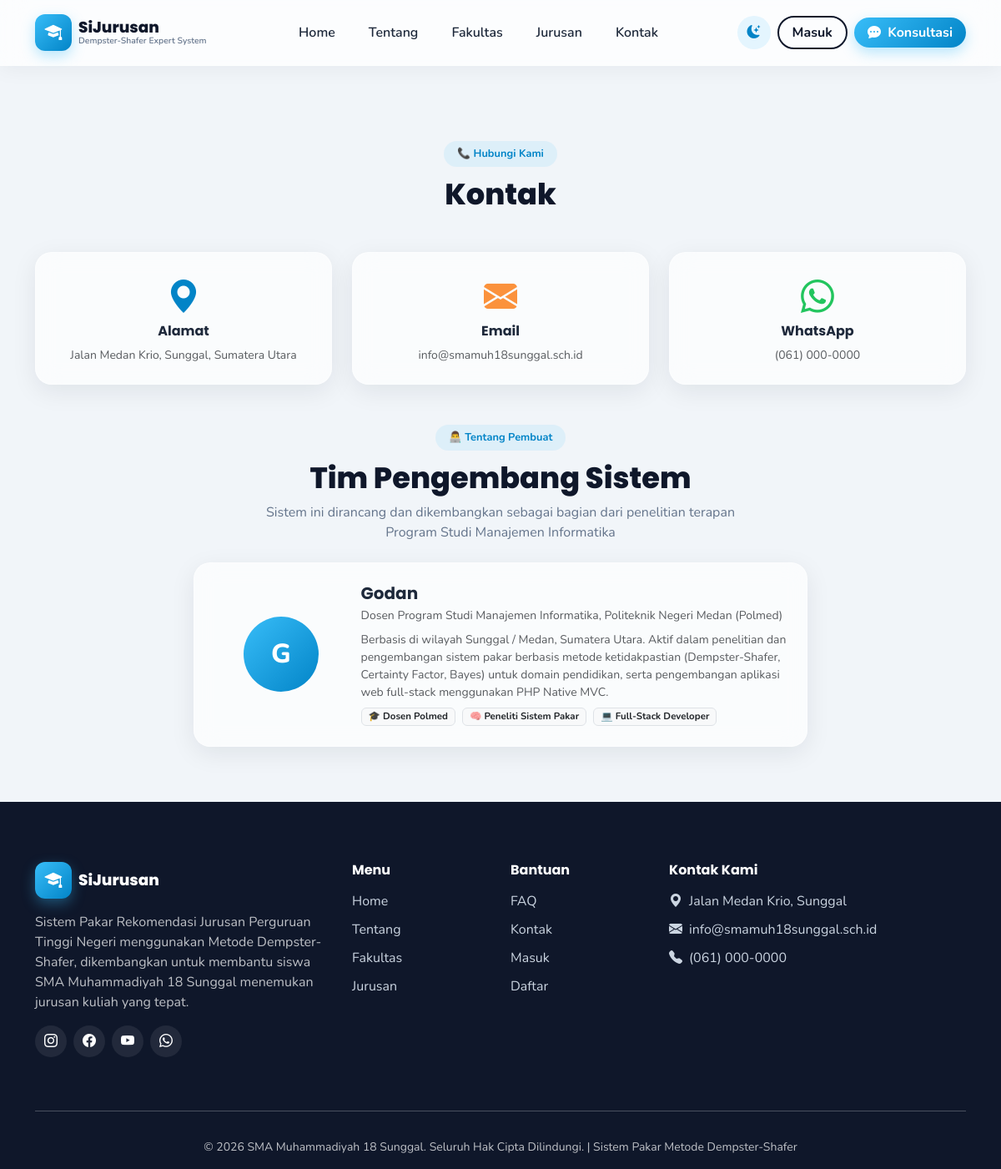
The app's page /home/kontak with its own data.
### tables this page shows
CREATE TABLE `pengembang` (
  `id_pengembang` INT UNSIGNED AUTO_INCREMENT PRIMARY KEY,
  `nama` VARCHAR(100) NOT NULL,
  `jabatan` VARCHAR(255) DEFAULT NULL,
  `bio` TEXT,
  `keahlian` VARCHAR(500) DEFAULT NULL COMMENT 'Dipisah tanda |',
  `foto` VARCHAR(255) DEFAULT NULL,
  `urutan` INT DEFAULT 0,
  `status` ENUM('aktif','nonaktif') NOT NULL DEFAULT 'aktif',
  `created_at` TIMESTAMP DEFAULT CURRENT_TIMESTAMP,
  `updated_at` TIMESTAMP DEFAULT CURRENT_TIMESTAMP ON UPDATE CURRENT_TIMESTAMP
);

### core/Controller.php (called while the page is built, shortened)
<?php
class Controller
{
    protected function view(string $view, array $data = []): void
    {
        extract($data);
        $viewFile = VIEW_PATH . $view . '.php';
        require $viewFile;
    }
    protected function model(string $model): object
    {
        $modelFile = MODEL_PATH . $model . '.php';
        return new $model();
    }
}

### controllers/HomeController.php (called while the page is built, shortened)
<?php
class HomeController extends Controller
{
    public function kontak()
    {
        $pengembangModel = $this->model('Pengembang');
        try {
            $daftarPengembang = $pengembangModel->allAktif();
        } catch (\Throwable $e) {
            error_log('Kontak: tabel pengembang bermasalah - ' . $e->getMessage());
            $daftarPengembang = [];
        }
        $this->view('home/kontak', [
            'title' => 'Kontak - ' . APP_NAME,
            'daftarPengembang' => $daftarPengembang,
        ]);
    }
}

### core/Router.php (called while the page is built, shortened)
<?php
class Router
{
    private string $defaultMethod = 'index';
    public function dispatch(): void
    {
        $url = $this->parseUrl();
        require_once CORE_PATH . 'Controller.php';
        require_once CORE_PATH . 'Model.php';
        $controller = new $controllerName();
        $method = !empty($url[1]) ? $this->sanitize($url[1]) : $this->defaultMethod;
        unset($url[0], $url[1]);
        $params = array_values($url);
        call_user_func_array([$controller, $method], $params);
    }
    private function parseUrl(): array
    {
        if (isset($_GET['url'])) {
            $url = rtrim($_GET['url'], '/');
            $url = filter_var($url, FILTER_SANITIZE_URL);
            return explode('/', $url);
        }
        return [];
    }
    private function sanitize(string $input): string
    {
        return preg_replace('/[^a-zA-Z0-9_-]/', '', $input);
    }
}

### index.php (called while the page is built, shortened)
<?php
require_once __DIR__ . '/config/database.php';
require_once __DIR__ . '/core/Database.php';
require_once __DIR__ . '/helpers/functions.php';
require_once __DIR__ . '/core/Router.php';
try {
    $router = new Router();
    $router->dispatch();
} catch (Throwable $e) {
    error_log('Application Error: ' . $e->getMessage());
    http_response_code(500);
    if (APP_DEBUG) {
        echo '<h2>Terjadi Kesalahan</h2>';
        echo '<pre>' . htmlspecialchars($e->getMessage()) . "\n\n" . htmlspecialchars($e->getTraceAsString()) . '</pre>';
    } else {
        echo 'Terjadi kesalahan pada server. Silakan coba lagi nanti.';
    }
}

### core/Database.php (called while the page is built, shortened)
<?php
class Database
{
    private static ?PDO $instance = null;
    public static function getInstance(): PDO
    {
        if (self::$instance === null) {
            try {
                $dsn = 'mysql:host=' . DB_HOST . ';dbname=' . DB_NAME . ';charset=' . DB_CHARSET;
                $options = [
                    PDO::ATTR_ERRMODE            => PDO::ERRMODE_EXCEPTION,
                    PDO::ATTR_DEFAULT_FETCH_MODE => PDO::FETCH_ASSOC,
                    PDO::ATTR_EMULATE_PREPARES   => false,
                ];
                self::$instance = new PDO($dsn, DB_USER, DB_PASS, $options);
            } catch (PDOException $e) {
                error_log('Database Connection Error: ' . $e->getMessage());
                if (APP_DEBUG) {
                    die('Koneksi database gagal: ' . $e->getMessage());
                }
                die('Koneksi database gagal. Silakan hubungi administrator.');
            }
        }
        return self::$instance;
    }
}

### core/Model.php (called while the page is built, shortened)
<?php
class Model
{
    protected PDO $db;
    public function __construct()
    {
        $this->db = Database::getInstance();
    }
    public function query(string $sql, array $params = []): array
    {
        $stmt = $this->db->prepare($sql);
        $stmt->execute($params);
        return $stmt->fetchAll();
    }
}

### models/Pengembang.php (called while the page is built, shortened)
<?php
class Pengembang extends Model
{
    public function allAktif(): array
    {
        return $this->query("SELECT * FROM pengembang WHERE status = 'aktif' ORDER BY urutan ASC, id_pengembang ASC");
    }
}

### helpers/functions.php (called while the page is built, shortened)
<?php
function clean(?string $string): string
{
    return htmlspecialchars(trim($string), ENT_QUOTES, 'UTF-8');
}

### views/home/kontak.php (the view, shortened to what this page needs)
<?php require VIEW_PATH . 'layout/header.php'; ?>
<section class="section-padding">
    <div class="container">
        <div class="text-center mb-5" data-aos="fade-up">
            <span class="section-badge">📞 Hubungi Kami</span>
            <h2 class="section-title">Kontak</h2>
        </div>
        <div class="row g-4 justify-content-center mb-5">
            <div class="col-md-4" data-aos="fade-up">
                <div class="glass-card p-4 text-center h-100">
                    <i class="bi bi-geo-alt-fill fs-1 mb-2" style="color:var(--sky-blue-dark);"></i>
                    <h6 class="fw-bold">Alamat</h6>
                    <p class="text-muted small mb-0">Jalan Medan Krio, Sunggal, Sumatera Utara</p>
                </div>
            </div>
            <div class="col-md-4" data-aos="fade-up" data-aos-delay="100">
                <div class="glass-card p-4 text-center h-100">
                    <i class="bi bi-envelope-fill fs-1 mb-2" style="color:var(--orange);"></i>
                    <h6 class="fw-bold">Email</h6>
                    <p class="text-muted small mb-0">info@smamuh18sunggal.sch.id</p>
                </div>
            </div>
            <div class="col-md-4" data-aos="fade-up" data-aos-delay="200">
                <div class="glass-card p-4 text-center h-100">
                    <i class="bi bi-whatsapp fs-1 mb-2" style="color:var(--green);"></i>
                    <h6 class="fw-bold">WhatsApp</h6>
                    <p class="text-muted small mb-0">(061) 000-0000</p>
                </div>
            </div>
        </div>
        <div class="text-center mb-4" data-aos="fade-up">
            <span class="section-badge">👨‍💻 Tentang Pembuat</span>
            <h2 class="section-title">Tim Pengembang Sistem</h2>
            <p class="section-subtitle mx-auto">Sistem ini dirancang dan dikembangkan sebagai bagian dari penelitian terapan Program Studi Manajemen Informatika</p>
        </div>
        <div class="row justify-content-center g-4">
            <?php foreach ($daftarPengembang as $i => $dev): ?>
            <div class="col-lg-<?= count($daftarPengembang) === 1 ? '8' : '6' ?>" data-aos="zoom-in" data-aos-delay="<?= $i * 100 ?>">
                <div class="glass-card p-4 h-100">
                    <div class="row g-3 align-items-center">
                        <div class="col-4 col-md-3 text-center">
                            <?php if (!empty($dev['foto']) && file_exists(UPLOAD_PATH . $dev['foto'])): ?>
                                <img src="<?= UPLOAD_URL . clean($dev['foto']) ?>" class="rounded-circle mx-auto d-block" style="width:90px;height:90px;object-fit:cover;" alt="<?= clean($dev['nama']) ?>">
                            <?php else: ?>
                                <div class="mx-auto d-flex align-items-center justify-content-center rounded-circle" style="width:90px;height:90px;background:var(--gradient-main);color:white;font-size:2rem;font-weight:800;">
                                    <?= strtoupper(substr($dev['nama'], 0, 1)) ?>
                                </div>
                            <?php endif; ?>
                        </div>
                        <div class="col-8 col-md-9">
                            <h5 class="fw-bold mb-1"><?= clean($dev['nama']) ?></h5>
                            <p class="text-muted small mb-2"><?= nl2br(clean($dev['jabatan'] ?? '')) ?></p>
                            <?php if (!empty($dev['bio'])): ?>
                                <p class="text-muted small mb-2"><?= clean($dev['bio']) ?></p>
                            <?php endif; ?>
                            <?php if (!empty($dev['keahlian'])): ?>
                            <div class="d-flex gap-2 flex-wrap">
                                <?php foreach (explode('|', $dev['keahlian']) as $k): if (trim($k) === '') continue; ?>
                                    <span class="badge bg-light text-dark border px-2 py-1" style="font-size:0.72rem;"><?= clean(trim($k)) ?></span>
                                <?php endforeach; ?>
                            </div>
                            <?php endif; ?>
                        </div>
                    </div>
                </div>
            </div>
            <?php endforeach; ?>
        </div>
    </div>
</section>
<?php require VIEW_PATH . 'layout/footer.php'; ?>

### assets/css/style.css (style rules this page uses)
:root { --sky-blue: #38bdf8; --sky-blue-dark: #0284c7; --navy: #0f172a; --navy-light: #1e293b; --orange: #fb923c; --green: #22c55e; --white: #ffffff; --gray-bg: #f1f5f9; --text-dark: #1e293b; --text-muted: #64748b; --radius-lg: 20px; --radius-md: 14px; --radius-sm: 8px; --shadow-soft: 0 8px 30px rgba(15, 23, 42, 0.08); --shadow-hover: 0 16px 40px rgba(15, 23, 42, 0.14); --gradient-main: linear-gradient(135deg, var(--sky-blue) 0%, var(--sky-blue-dark) 100%); --gradient-orange: linear-gradient(135deg, #fdba74 0%, var(--orange) 100%); --gradient-navy: linear-gradient(135deg, #1e293b 0%, var(--navy) 100%); }
* { box-sizing: border-box; }
body { font-family: 'Nunito', sans-serif; background: var(--gray-bg); color: var(--text-dark); overflow-x: hidden; transition: background 0.3s ease, color 0.3s ease; }
h1, h2, h3, h4, h5, h6, .brand-title, .fw-poppins { font-family: 'Poppins', sans-serif; }
.glass-card { background: rgba(255, 255, 255, 0.65); backdrop-filter: blur(14px); -webkit-backdrop-filter: blur(14px); border: 1px solid rgba(255, 255, 255, 0.4); border-radius: var(--radius-lg); box-shadow: var(--shadow-soft); transition: all 0.35s ease; }
.section-padding { padding: 90px 0; }
.section-badge { display: inline-block; background: rgba(56,189,248,0.1); color: var(--sky-blue-dark); font-weight: 700; padding: 6px 16px; border-radius: 30px; font-size: 0.8rem; margin-bottom: 12px; }
.section-title { font-weight: 800; font-size: 2.2rem; color: var(--navy); }
.section-subtitle { color: var(--text-muted); max-width: 600px; margin: 0 auto; }
[data-aos] { transition-property: transform, opacity; }
.section-padding > .container { position: relative; z-index: 1; }

### records on screen
pengembang: nama "G", nama "Godan", jabatan "Dosen Program Studi Manajemen Informatika, Politeknik Negeri Medan (Polmed)", bio "Berbasis di wilayah Sunggal / Medan, Sumatera Utara. Aktif dalam penelitian dan pengembangan sistem pakar berbasis metode ketidakpastian (Dempster-Shafer, Certainty Factor, Bayes) untuk domain pendidikan, serta pengembangan aplikasi web full-stack menggunakan PHP Native MVC.", keahlian "🎓 Dosen Polmed", keahlian "🧠 Peneliti Sistem Pakar", keahlian "💻 Full-Stack Developer"
